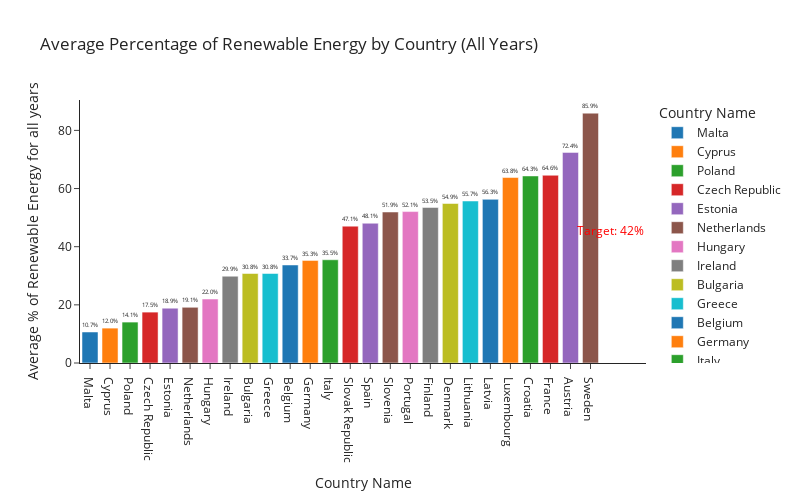

The cell this chart's notebook holds for it:
### Markdown cell above
The scatterplot shows the relationship between GDP and the percentage of renewable energy production for EU countries in 2010-2023. 
## 1.5 Positive Correlation
The trendline indicates a positive correlation between GDP and the percentage of renewable energy. 
This means that, on average, countries with higher GDP tend to have a higher percentage of renewable energy production. 

The positive trend suggests that economically developed countries are more likely to invest in renewable energy sources. This could be due to higher availability of funds for infrastructure, more advanced technology, and stronger policy frameworks supporting renewable energy.

Despite the positive trend, there is considerable variability in the data. Many countries with lower GDP have a wide range of renewable energy percentages, from very low to very high.
Similarly, even at higher GDP levels, there is a spread in the percentage of renewable energy, however it tends to be somewhat more concentrated.

### Code cell
# H1.4. bar chart: the average % of renewable energy adoption for each country in 2010-2023
create_bar_chart_with_target(df_viz)

### Figure 1 — Plotly figure (JSON) as saved in the notebook; plotly's stock layout.template omitted (floating-point values rounded to 4 significant figures)
{"data": [{"alignmentgroup": "True", "hovertemplate": "<b>%{hovertext}</b><br><br>Country Name=%{x}<br>Average % of Renewable Energy for all years=%{text}<extra></extra>", "hovertext": ["Malta"], "legendgroup": "Malta", "marker": {"color": "#1F77B4", "pattern": {"shape": ""}}, "name": "Malta", "offsetgroup": "Malta", "orientation": "v", "showlegend": true, "text": [10.67], "textposition": "outside", "texttemplate": "%{text:.1f}%", "type": "bar", "x": ["Malta"], "xaxis": "x", "y": [10.67], "yaxis": "y"}, {"alignmentgroup": "True", "hovertemplate": "<b>%{hovertext}</b><br><br>Country Name=%{x}<br>Average % of Renewable Energy for all years=%{text}<extra></extra>", "hovertext": ["Cyprus"], "legendgroup": "Cyprus", "marker": {"color": "#FF7F0E", "pattern": {"shape": ""}}, "name": "Cyprus", "offsetgroup": "Cyprus", "orientation": "v", "showlegend": true, "text": [12], "textposition": "outside", "texttemplate": "%{text:.1f}%", "type": "bar", "x": ["Cyprus"], "xaxis": "x", "y": [12], "yaxis": "y"}, {"alignmentgroup": "True", "hovertemplate": "<b>%{hovertext}</b><br><br>Country Name=%{x}<br>Average % of Renewable Energy for all years=%{text}<extra></extra>", "hovertext": ["Poland"], "legendgroup": "Poland", "marker": {"color": "#2CA02C", "pattern": {"shape": ""}}, "name": "Poland", "offsetgroup": "Poland", "orientation": "v", "showlegend": true, "text": [14.07], "textposition": "outside", "texttemplate": "%{text:.1f}%", "type": "bar", "x": ["Poland"], "xaxis": "x", "y": [14.07], "yaxis": "y"}, {"alignmentgroup": "True", "hovertemplate": "<b>%{hovertext}</b><br><br>Country Name=%{x}<br>Average % of Renewable Energy for all years=%{text}<extra></extra>", "hovertext": ["Czech Republic"], "legendgroup": "Czech Republic", "marker": {"color": "#D62728", "pattern": {"shape": ""}}, "name": "Czech Republic", "offsetgroup": "Czech Republic", "orientation": "v", "showlegend": true, "text": [17.5], "textposition": "outside", "texttemplate": "%{text:.1f}%", "type": "bar", "x": ["Czech Republic"], "xaxis": "x", "y": [17.5], "yaxis": "y"}, {"alignmentgroup": "True", "hovertemplate": "<b>%{hovertext}</b><br><br>Country Name=%{x}<br>Average % of Renewable Energy for all years=%{text}<extra></extra>", "hovertext": ["Estonia"], "legendgroup": "Estonia", "marker": {"color": "#9467BD", "pattern": {"shape": ""}}, "name": "Estonia", "offsetgroup": "Estonia", "orientation": "v", "showlegend": true, "text": [18.86], "textposition": "outside", "texttemplate": "%{text:.1f}%", "type": "bar", "x": ["Estonia"], "xaxis": "x", "y": [18.86], "yaxis": "y"}, {"alignmentgroup": "True", "hovertemplate": "<b>%{hovertext}</b><br><br>Country Name=%{x}<br>Average % of Renewable Energy for all years=%{text}<extra></extra>", "hovertext": ["Netherlands"], "legendgroup": "Netherlands", "marker": {"color": "#8C564B", "pattern": {"shape": ""}}, "name": "Netherlands", "offsetgroup": "Netherlands", "orientation": "v", "showlegend": true, "text": [19.14], "textposition": "outside", "texttemplate": "%{text:.1f}%", "type": "bar", "x": ["Netherlands"], "xaxis": "x", "y": [19.14], "yaxis": "y"}, {"alignmentgroup": "True", "hovertemplate": "<b>%{hovertext}</b><br><br>Country Name=%{x}<br>Average % of Renewable Energy for all years=%{text}<extra></extra>", "hovertext": ["Hungary"], "legendgroup": "Hungary", "marker": {"color": "#E377C2", "pattern": {"shape": ""}}, "name": "Hungary", "offsetgroup": "Hungary", "orientation": "v", "showlegend": true, "text": [22], "textposition": "outside", "texttemplate": "%{text:.1f}%", "type": "bar", "x": ["Hungary"], "xaxis": "x", "y": [22], "yaxis": "y"}, {"alignmentgroup": "True", "hovertemplate": "<b>%{hovertext}</b><br><br>Country Name=%{x}<br>Average % of Renewable Energy for all years=%{text}<extra></extra>", "hovertext": ["Ireland"], "legendgroup": "Ireland", "marker": {"color": "#7F7F7F", "pattern": {"shape": ""}}, "name": "Ireland", "offsetgroup": "Ireland", "orientation": "v", "showlegend": true, "text": [29.86], "textposition": "outside", "texttemplate": "%{text:.1f}%", "type": "bar", "x": ["Ireland"], "xaxis": "x", "y": [29.86], "yaxis": "y"}, {"alignmentgroup": "True", "hovertemplate": "<b>%{hovertext}</b><br><br>Country Name=%{x}<br>Average % of Renewable Energy for all years=%{text}<extra></extra>", "hovertext": ["Bulgaria"], "legendgroup": "Bulgaria", "marker": {"color": "#BCBD22", "pattern": {"shape": ""}}, "name": "Bulgaria", "offsetgroup": "Bulgaria", "orientation": "v", "showlegend": true, "text": [30.78], "textposition": "outside", "texttemplate": "%{text:.1f}%", "type": "bar", "x": ["Bulgaria"], "xaxis": "x", "y": [30.78], "yaxis": "y"}, {"alignmentgroup": "True", "hovertemplate": "<b>%{hovertext}</b><br><br>Country Name=%{x}<br>Average % of Renewable Energy for all years=%{text}<extra></extra>", "hovertext": ["Greece"], "legendgroup": "Greece", "marker": {"color": "#17BECF", "pattern": {"shape": ""}}, "name": "Greece", "offsetgroup": "Greece", "orientation": "v", "showlegend": true, "text": [30.79], "textposition": "outside", "texttemplate": "%{text:.1f}%", "type": "bar", "x": ["Greece"], "xaxis": "x", "y": [30.79], "yaxis": "y"}, {"alignmentgroup": "True", "hovertemplate": "<b>%{hovertext}</b><br><br>Country Name=%{x}<br>Average % of Renewable Energy for all years=%{text}<extra></extra>", "hovertext": ["Belgium"], "legendgroup": "Belgium", "marker": {"color": "#1F77B4", "pattern": {"shape": ""}}, "name": "Belgium", "offsetgroup": "Belgium", "orientation": "v", "showlegend": true, "text": [33.71], "textposition": "outside", "texttemplate": "%{text:.1f}%", "type": "bar", "x": ["Belgium"], "xaxis": "x", "y": [33.71], "yaxis": "y"}, {"alignmentgroup": "True", "hovertemplate": "<b>%{hovertext}</b><br><br>Country Name=%{x}<br>Average % of Renewable Energy for all years=%{text}<extra></extra>", "hovertext": ["Germany"], "legendgroup": "Germany", "marker": {"color": "#FF7F0E", "pattern": {"shape": ""}}, "name": "Germany", "offsetgroup": "Germany", "orientation": "v", "showlegend": true, "text": [35.29], "textposition": "outside", "texttemplate": "%{text:.1f}%", "type": "bar", "x": ["Germany"], "xaxis": "x", "y": [35.29], "yaxis": "y"}, {"alignmentgroup": "True", "hovertemplate": "<b>%{hovertext}</b><br><br>Country Name=%{x}<br>Average % of Renewable Energy for all years=%{text}<extra></extra>", "hovertext": ["Italy"], "legendgroup": "Italy", "marker": {"color": "#2CA02C", "pattern": {"shape": ""}}, "name": "Italy", "offsetgroup": "Italy", "orientation": "v", "showlegend": true, "text": [35.5], "textposition": "outside", "texttemplate": "%{text:.1f}%", "type": "bar", "x": ["Italy"], "xaxis": "x", "y": [35.5], "yaxis": "y"}, {"alignmentgroup": "True", "hovertemplate": "<b>%{hovertext}</b><br><br>Country Name=%{x}<br>Average % of Renewable Energy for all years=%{text}<extra></extra>", "hovertext": ["Slovak Republic"], "legendgroup": "Slovak Republic", "marker": {"color": "#D62728", "pattern": {"shape": ""}}, "name": "Slovak Republic", "offsetgroup": "Slovak Republic", "orientation": "v", "showlegend": true, "text": [47.07], "textposition": "outside", "texttemplate": "%{text:.1f}%", "type": "bar", "x": ["Slovak Republic"], "xaxis": "x", "y": [47.07], "yaxis": "y"}, {"alignmentgroup": "True", "hovertemplate": "<b>%{hovertext}</b><br><br>Country Name=%{x}<br>Average % of Renewable Energy for all years=%{text}<extra></extra>", "hovertext": ["Spain"], "legendgroup": "Spain", "marker": {"color": "#9467BD", "pattern": {"shape": ""}}, "name": "Spain", "offsetgroup": "Spain", "orientation": "v", "showlegend": true, "text": [48.07], "textposition": "outside", "texttemplate": "%{text:.1f}%", "type": "bar", "x": ["Spain"], "xaxis": "x", "y": [48.07], "yaxis": "y"}, {"alignmentgroup": "True", "hovertemplate": "<b>%{hovertext}</b><br><br>Country Name=%{x}<br>Average % of Renewable Energy for all years=%{text}<extra></extra>", "hovertext": ["Slovenia"], "legendgroup": "Slovenia", "marker": {"color": "#8C564B", "pattern": {"shape": ""}}, "name": "Slovenia", "offsetgroup": "Slovenia", "orientation": "v", "showlegend": true, "text": [51.93], "textposition": "outside", "texttemplate": "%{text:.1f}%", "type": "bar", "x": ["Slovenia"], "xaxis": "x", "y": [51.93], "yaxis": "y"}, {"alignmentgroup": "True", "hovertemplate": "<b>%{hovertext}</b><br><br>Country Name=%{x}<br>Average % of Renewable Energy for all years=%{text}<extra></extra>", "hovertext": ["Portugal"], "legendgroup": "Portugal", "marker": {"color": "#E377C2", "pattern": {"shape": ""}}, "name": "Portugal", "offsetgroup": "Portugal", "orientation": "v", "showlegend": true, "text": [52.07], "textposition": "outside", "texttemplate": "%{text:.1f}%", "type": "bar", "x": ["Portugal"], "xaxis": "x", "y": [52.07], "yaxis": "y"}, {"alignmentgroup": "True", "hovertemplate": "<b>%{hovertext}</b><br><br>Country Name=%{x}<br>Average % of Renewable Energy for all years=%{text}<extra></extra>", "hovertext": ["Finland"], "legendgroup": "Finland", "marker": {"color": "#7F7F7F", "pattern": {"shape": ""}}, "name": "Finland", "offsetgroup": "Finland", "orientation": "v", "showlegend": true, "text": [53.5], "textposition": "outside", "texttemplate": "%{text:.1f}%", "type": "bar", "x": ["Finland"], "xaxis": "x", "y": [53.5], "yaxis": "y"}, {"alignmentgroup": "True", "hovertemplate": "<b>%{hovertext}</b><br><br>Country Name=%{x}<br>Average % of Renewable Energy for all years=%{text}<extra></extra>", "hovertext": ["Denmark"], "legendgroup": "Denmark", "marker": {"color": "#BCBD22", "pattern": {"shape": ""}}, "name": "Denmark", "offsetgroup": "Denmark", "orientation": "v", "showlegend": true, "text": [54.86], "textposition": "outside", "texttemplate": "%{text:.1f}%", "type": "bar", "x": ["Denmark"], "xaxis": "x", "y": [54.86], "yaxis": "y"}, {"alignmentgroup": "True", "hovertemplate": "<b>%{hovertext}</b><br><br>Country Name=%{x}<br>Average % of Renewable Energy for all years=%{text}<extra></extra>", "hovertext": ["Lithuania"], "legendgroup": "Lithuania", "marker": {"color": "#17BECF", "pattern": {"shape": ""}}, "name": "Lithuania", "offsetgroup": "Lithuania", "orientation": "v", "showlegend": true, "text": [55.71], "textposition": "outside", "texttemplate": "%{text:.1f}%", "type": "bar", "x": ["Lithuania"], "xaxis": "x", "y": [55.71], "yaxis": "y"}, {"alignmentgroup": "True", "hovertemplate": "<b>%{hovertext}</b><br><br>Country Name=%{x}<br>Average % of Renewable Energy for all years=%{text}<extra></extra>", "hovertext": ["Latvia"], "legendgroup": "Latvia", "marker": {"color": "#1F77B4", "pattern": {"shape": ""}}, "name": "Latvia", "offsetgroup": "Latvia", "orientation": "v", "showlegend": true, "text": [56.29], "textposition": "outside", "texttemplate": "%{text:.1f}%", "type": "bar", "x": ["Latvia"], "xaxis": "x", "y": [56.29], "yaxis": "y"}, {"alignmentgroup": "True", "hovertemplate": "<b>%{hovertext}</b><br><br>Country Name=%{x}<br>Average % of Renewable Energy for all years=%{text}<extra></extra>", "hovertext": ["Luxembourg"], "legendgroup": "Luxembourg", "marker": {"color": "#FF7F0E", "pattern": {"shape": ""}}, "name": "Luxembourg", "offsetgroup": "Luxembourg", "orientation": "v", "showlegend": true, "text": [63.79], "textposition": "outside", "texttemplate": "%{text:.1f}%", "type": "bar", "x": ["Luxembourg"], "xaxis": "x", "y": [63.79], "yaxis": "y"}, {"alignmentgroup": "True", "hovertemplate": "<b>%{hovertext}</b><br><br>Country Name=%{x}<br>Average % of Renewable Energy for all years=%{text}<extra></extra>", "hovertext": ["Croatia"], "legendgroup": "Croatia", "marker": {"color": "#2CA02C", "pattern": {"shape": ""}}, "name": "Croatia", "offsetgroup": "Croatia", "orientation": "v", "showlegend": true, "text": [64.33], "textposition": "outside", "texttemplate": "%{text:.1f}%", "type": "bar", "x": ["Croatia"], "xaxis": "x", "y": [64.33], "yaxis": "y"}, {"alignmentgroup": "True", "hovertemplate": "<b>%{hovertext}</b><br><br>Country Name=%{x}<br>Average % of Renewable Energy for all years=%{text}<extra></extra>", "hovertext": ["France"], "legendgroup": "France", "marker": {"color": "#D62728", "pattern": {"shape": ""}}, "name": "France", "offsetgroup": "France", "orientation": "v", "showlegend": true, "text": [64.57], "textposition": "outside", "texttemplate": "%{text:.1f}%", "type": "bar", "x": ["France"], "xaxis": "x", "y": [64.57], "yaxis": "y"}, {"alignmentgroup": "True", "hovertemplate": "<b>%{hovertext}</b><br><br>Country Name=%{x}<br>Average % of Renewable Energy for all years=%{text}<extra></extra>", "hovertext": ["Austria"], "legendgroup": "Austria", "marker": {"color": "#9467BD", "pattern": {"shape": ""}}, "name": "Austria", "offsetgroup": "Austria", "orientation": "v", "showlegend": true, "text": [72.43], "textposition": "outside", "texttemplate": "%{text:.1f}%", "type": "bar", "x": ["Austria"], "xaxis": "x", "y": [72.43], "yaxis": "y"}, {"alignmentgroup": "True", "hovertemplate": "<b>%{hovertext}</b><br><br>Country Name=%{x}<br>Average % of Renewable Energy for all years=%{text}<extra></extra>", "hovertext": ["Sweden"], "legendgroup": "Sweden", "marker": {"color": "#8C564B", "pattern": {"shape": ""}}, "name": "Sweden", "offsetgroup": "Sweden", "orientation": "v", "showlegend": true, "text": [85.93], "textposition": "outside", "texttemplate": "%{text:.1f}%", "type": "bar", "x": ["Sweden"], "xaxis": "x", "y": [85.93], "yaxis": "y"}], "layout": {"annotations": [{"font": {"color": "Red"}, "showarrow": false, "text": "Target: 42%", "x": 25.5, "xshift": 10, "y": 42, "yshift": 10}], "barmode": "relative", "height": 500, "legend": {"title": {"text": "Country Name"}, "tracegroupgap": 0}, "shapes": [{"line": {"color": "Red", "dash": "dash"}, "type": "line", "x0": -0.5, "x1": 25.5, "y0": 42, "y1": 42}], "title": {"text": "Average Percentage of Renewable Energy by Country (All Years)"}, "width": 800, "xaxis": {"anchor": "y", "categoryarray": ["Malta", "Cyprus", "Poland", "Czech Republic", "Estonia", "Netherlands", "Hungary", "Ireland", "Bulgaria", "Greece", "Belgium", "Germany", "Italy", "Slovak Republic", "Spain", "Slovenia", "Portugal", "Finland", "Denmark", "Lithuania", "Latvia", "Luxembourg", "Croatia", "France", "Austria", "Sweden"], "categoryorder": "array", "domain": [0, 1], "title": {"text": "Country Name"}}, "yaxis": {"anchor": "x", "domain": [0, 1], "title": {"text": "Average % of Renewable Energy for all years"}}}}
